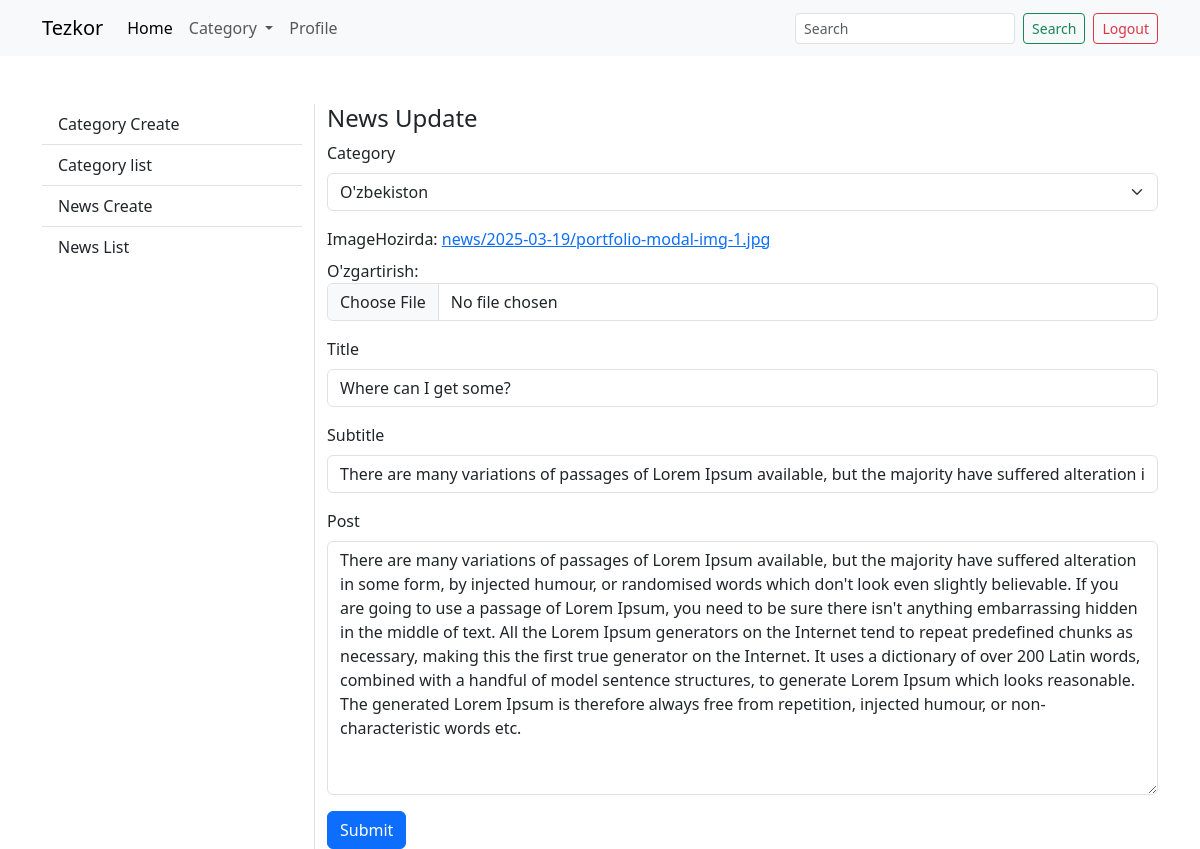
The app's page /news/update/2/ (signed in), older data.
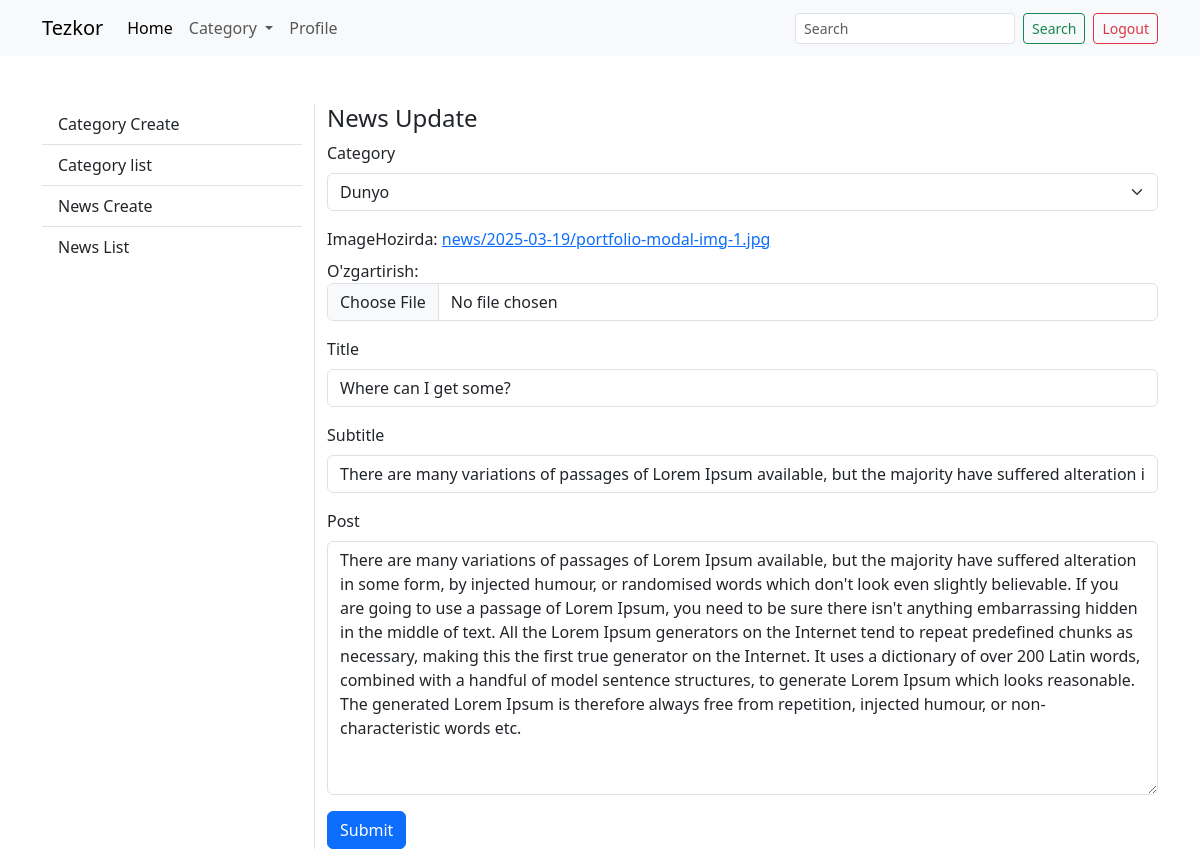
The same page, newer data.
### main/models/news.py (models this page shows, shortened)
class News(models.Model):
    category = models.ForeignKey(Category, on_delete=models.SET_NULL, null=True, blank=True)
    image = models.ImageField(upload_to="news/%Y-%m-%d/")
    title = models.CharField(max_length=255)
    subtitle = models.CharField(max_length=500)
    post = models.TextField()
    published_at = models.DateTimeField(auto_now_add=True)
    views_count = models.PositiveIntegerField(default=0)
    class Meta:
        ordering = ("-published_at",)

### main/views/news.py (the view)
# urls.py: path("news/update/<int:pk>/", views.news_update),
def news_update(request, pk):
    obj = get_object_or_404(models.News, pk=pk)
    if request.POST:
        form = forms.NewsForm(request.POST, request.FILES, instance=obj)
        if form.is_valid():
            form.save()
            messages.success(request, "Yangilandi")
            return redirect("/news/list")
    form = forms.NewsForm(instance=obj)
    context = {
        "form": form,
        "title": "News Update"
    }
    return render(request, "crud_form.html", context)

### main/forms/news.py
class NewsForm(forms.ModelForm):
    class Meta:
        model = models.News
        fields = ("category", "image", "title", "subtitle", "post")

### main/models/news.py (called while the page is built)
    def __str__(self):
        return self.name

### main/my_context_processors.py (called while the page is built)
def my_variables(request):
    category_list = models.Category.objects.all()
    context = {
        "category_list": category_list
    }
    return context

### templates/crud_form.html
{% extends "user/profile.html" %}
{% block profile %}
    <h4>{{ title }}</h4>
    {% include "form.html" %}
{% endblock profile %}

### templates/form.html (shortened to what this page needs)
{% load bootstrap5 %}
<form method="post" class="form" enctype="multipart/form-data">
  {% bootstrap_form form %}
  {% buttons %}
    <button type="submit" class="btn btn-primary">
      Submit
    </button>
  {% endbuttons %}
</form>

Row changes from the older to the newer data that the page shows:
changed News "Where can I get some?": category "O'zbekiston" → "Dunyo"
